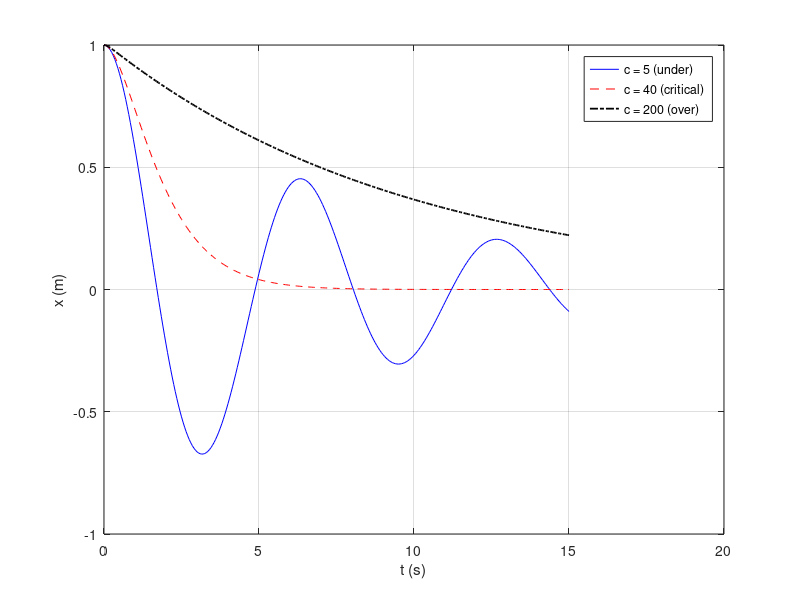

Here is the MATLAB script that generated this plot:
% TOPIC: ode
% TITLE: Damped spring-mass system for underdamped, critically damped and overdamped cases (ode45)
% SOURCE: Chapra Prob. 22.15
% KEYWORDS: damped, spring-mass, damping coefficient, underdamped, critically damped, overdamped, second-order ode, ode45, displacement
% PROBLEM:
% The motion of a damped spring-mass system is m x'' + c x' + k x = 0 with m = 20 kg and k = 20 N/m.
% The damping coefficient c takes the values 5 (underdamped), 40 (critically damped) and 200
% (overdamped). The initial velocity is zero and the initial displacement is x = 1 m. Solve over
% 0 <= t <= 15 s and plot the displacement versus time for the three cases on the same plot.
% CHECK: abs(ccrit - 40) < 1e-12 && abs(xend(2) - (1 + 15)*exp(-15)) < 1e-4
% CODE:
m = 20; k = 20; cvals = [5 40 200];
ccrit = 2*sqrt(k*m);
fprintf('Critical damping c = 2 sqrt(k m) = %g N s/m\n', ccrit);
t = linspace(0, 15, 301);
X = zeros(numel(t), 3); xend = zeros(1, 3);
for i = 1:3
    c = cvals(i);
    f = @(tt, y) [y(2); -(c*y(2) + k*y(1))/m];
    [~, Y] = ode45(f, t, [1; 0], odeset('RelTol', 1e-8, 'AbsTol', 1e-10));
    X(:,i) = Y(:,1);
    xend(i) = Y(end,1);
    fprintf('c = %3g: x(15) = %.6f m\n', c, xend(i));
end
figure; plot(t, X(:,1), 'b-', t, X(:,2), 'r--', t, X(:,3), 'k-.', 'LineWidth', 1.3); grid on;
xlabel('t (s)'); ylabel('x (m)'); legend('c = 5 (under)', 'c = 40 (critical)', 'c = 200 (over)');
